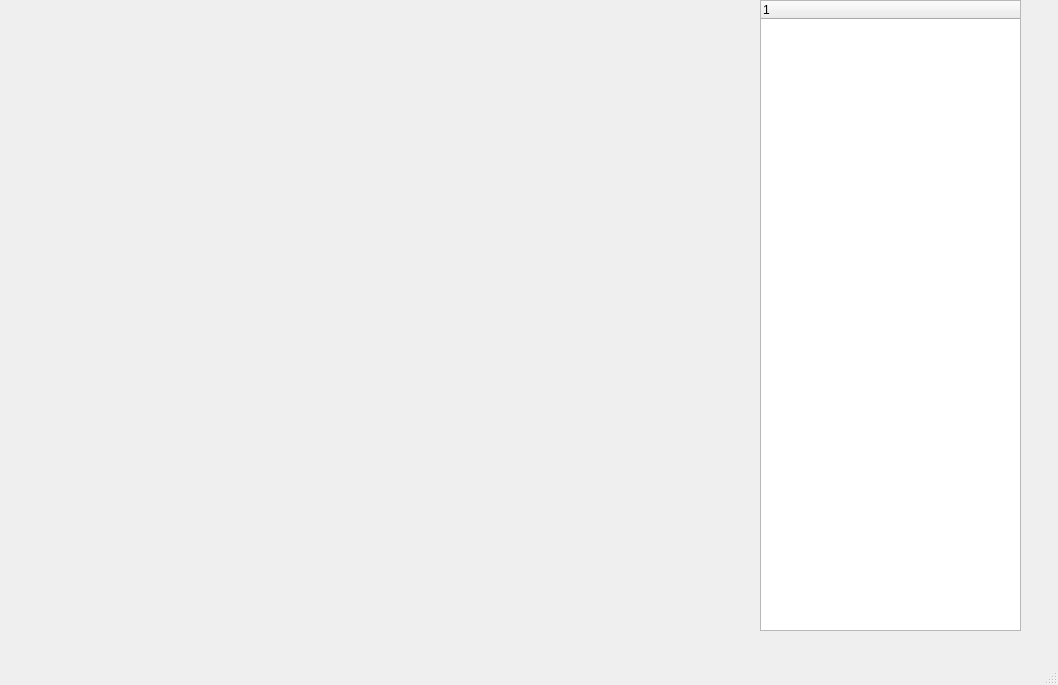
<?xml version="1.0" encoding="UTF-8"?>
<ui version="4.0">
 <class>MainWindow</class>
 <widget class="QMainWindow" name="MainWindow">
  <property name="geometry">
   <rect>
    <x>0</x>
    <y>0</y>
    <width>1058</width>
    <height>685</height>
   </rect>
  </property>
  <property name="windowTitle">
   <string>MainWindow</string>
  </property>
  <widget class="QWidget" name="centralwidget">
   <widget class="QTreeWidget" name="treeWidget">
    <property name="geometry">
     <rect>
      <x>760</x>
      <y>0</y>
      <width>261</width>
      <height>631</height>
     </rect>
    </property>
    <column>
     <property name="text">
      <string notr="true">1</string>
     </property>
    </column>
   </widget>
  </widget>
  <widget class="QMenuBar" name="menubar">
   <property name="geometry">
    <rect>
     <x>0</x>
     <y>0</y>
     <width>1058</width>
     <height>24</height>
    </rect>
   </property>
  </widget>
  <widget class="QStatusBar" name="statusbar"/>
 </widget>
 <resources/>
 <connections/>
</ui>
